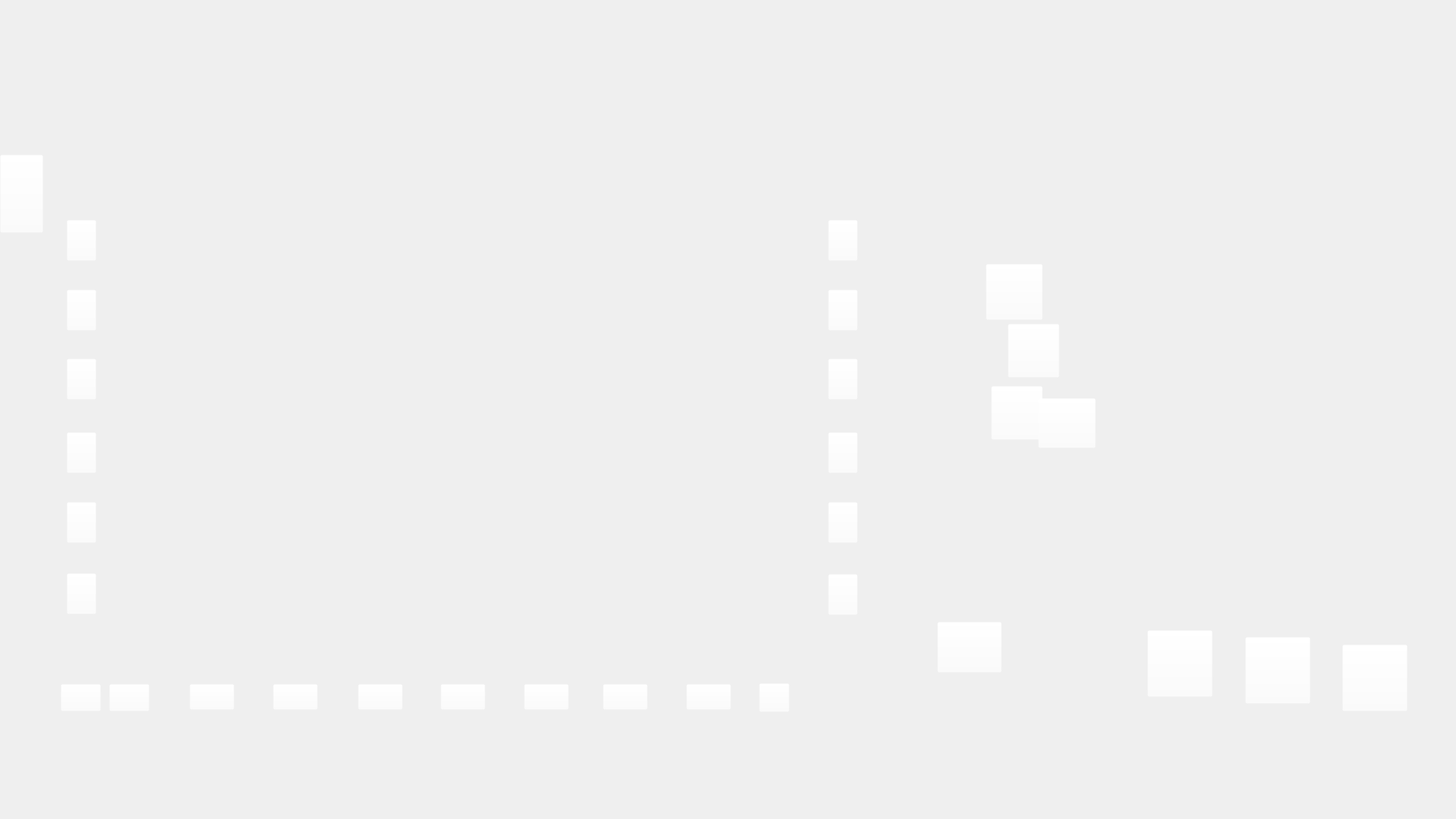
<?xml version="1.0" encoding="UTF-8"?>
<ui version="4.0">
 <class>ApPanelsClass</class>
 <widget class="QWidget" name="ApPanelsClass">
  <property name="geometry">
   <rect>
    <x>0</x>
    <y>0</y>
    <width>1920</width>
    <height>1080</height>
   </rect>
  </property>
  <property name="windowTitle">
   <string>ApPanels</string>
  </property>
  <widget class="QLabel" name="AP_background">
   <property name="geometry">
    <rect>
     <x>0</x>
     <y>0</y>
     <width>1920</width>
     <height>1080</height>
    </rect>
   </property>
   <property name="text">
    <string/>
   </property>
   <property name="pixmap">
    <pixmap>:/prefijoNuevo/Multimedia/GUI/ApPanels.png</pixmap>
   </property>
  </widget>
  <widget class="QPushButton" name="GDSU_btn_left_1">
   <property name="enabled">
    <bool>true</bool>
   </property>
   <property name="geometry">
    <rect>
     <x>88</x>
     <y>290</y>
     <width>39</width>
     <height>54</height>
    </rect>
   </property>
   <property name="styleSheet">
    <string notr="true">background-color: rgba(255, 255, 255, 0)</string>
   </property>
   <property name="text">
    <string/>
   </property>
   <property name="icon">
    <iconset>
     <normaloff>:/ApPanels/Multimedia/GUI/AP_GDSU_button_vertical_pressed.png</normaloff>:/ApPanels/Multimedia/GUI/AP_GDSU_button_vertical_pressed.png</iconset>
   </property>
   <property name="iconSize">
    <size>
     <width>39</width>
     <height>54</height>
    </size>
   </property>
   <property name="pixmap" stdset="0">
    <pixmap>:/ApPanels/Multimedia/GUI/GDSU_button_vertical_pressed.png</pixmap>
   </property>
  </widget>
  <widget class="QPushButton" name="GDSU_btn_left_2">
   <property name="enabled">
    <bool>true</bool>
   </property>
   <property name="geometry">
    <rect>
     <x>88</x>
     <y>382</y>
     <width>39</width>
     <height>54</height>
    </rect>
   </property>
   <property name="styleSheet">
    <string notr="true">background-color: rgba(255, 255, 255, 0)</string>
   </property>
   <property name="text">
    <string/>
   </property>
   <property name="icon">
    <iconset>
     <normaloff>:/ApPanels/Multimedia/GUI/AP_GDSU_button_vertical_pressed.png</normaloff>:/ApPanels/Multimedia/GUI/AP_GDSU_button_vertical_pressed.png</iconset>
   </property>
   <property name="iconSize">
    <size>
     <width>39</width>
     <height>54</height>
    </size>
   </property>
   <property name="pixmap" stdset="0">
    <pixmap>:/ApPanels/Multimedia/GUI/GDSU_button_vertical_pressed.png</pixmap>
   </property>
  </widget>
  <widget class="QPushButton" name="GDSU_btn_left_3">
   <property name="enabled">
    <bool>true</bool>
   </property>
   <property name="geometry">
    <rect>
     <x>88</x>
     <y>473</y>
     <width>39</width>
     <height>54</height>
    </rect>
   </property>
   <property name="styleSheet">
    <string notr="true">background-color: rgba(255, 255, 255, 0)</string>
   </property>
   <property name="text">
    <string/>
   </property>
   <property name="icon">
    <iconset>
     <normaloff>:/ApPanels/Multimedia/GUI/AP_GDSU_button_vertical_pressed.png</normaloff>:/ApPanels/Multimedia/GUI/AP_GDSU_button_vertical_pressed.png</iconset>
   </property>
   <property name="iconSize">
    <size>
     <width>39</width>
     <height>54</height>
    </size>
   </property>
   <property name="pixmap" stdset="0">
    <pixmap>:/ApPanels/Multimedia/GUI/GDSU_button_vertical_pressed.png</pixmap>
   </property>
  </widget>
  <widget class="QPushButton" name="GDSU_btn_left_5">
   <property name="enabled">
    <bool>true</bool>
   </property>
   <property name="geometry">
    <rect>
     <x>88</x>
     <y>662</y>
     <width>39</width>
     <height>54</height>
    </rect>
   </property>
   <property name="styleSheet">
    <string notr="true">background-color: rgba(255, 255, 255, 0)</string>
   </property>
   <property name="text">
    <string/>
   </property>
   <property name="icon">
    <iconset>
     <normaloff>:/ApPanels/Multimedia/GUI/AP_GDSU_button_vertical_pressed.png</normaloff>:/ApPanels/Multimedia/GUI/AP_GDSU_button_vertical_pressed.png</iconset>
   </property>
   <property name="iconSize">
    <size>
     <width>39</width>
     <height>54</height>
    </size>
   </property>
   <property name="pixmap" stdset="0">
    <pixmap>:/ApPanels/Multimedia/GUI/GDSU_button_vertical_pressed.png</pixmap>
   </property>
  </widget>
  <widget class="QPushButton" name="GDSU_btn_left_6">
   <property name="enabled">
    <bool>true</bool>
   </property>
   <property name="geometry">
    <rect>
     <x>88</x>
     <y>756</y>
     <width>39</width>
     <height>54</height>
    </rect>
   </property>
   <property name="styleSheet">
    <string notr="true">background-color: rgba(255, 255, 255, 0)</string>
   </property>
   <property name="text">
    <string/>
   </property>
   <property name="icon">
    <iconset>
     <normaloff>:/ApPanels/Multimedia/GUI/AP_GDSU_button_vertical_pressed.png</normaloff>:/ApPanels/Multimedia/GUI/AP_GDSU_button_vertical_pressed.png</iconset>
   </property>
   <property name="iconSize">
    <size>
     <width>39</width>
     <height>54</height>
    </size>
   </property>
   <property name="pixmap" stdset="0">
    <pixmap>:/ApPanels/Multimedia/GUI/GDSU_button_vertical_pressed.png</pixmap>
   </property>
  </widget>
  <widget class="QPushButton" name="GDSU_btn_left_4">
   <property name="enabled">
    <bool>true</bool>
   </property>
   <property name="geometry">
    <rect>
     <x>88</x>
     <y>570</y>
     <width>39</width>
     <height>54</height>
    </rect>
   </property>
   <property name="styleSheet">
    <string notr="true">background-color: rgba(255, 255, 255, 0)</string>
   </property>
   <property name="text">
    <string/>
   </property>
   <property name="icon">
    <iconset>
     <normaloff>:/ApPanels/Multimedia/GUI/AP_GDSU_button_vertical_pressed.png</normaloff>:/ApPanels/Multimedia/GUI/AP_GDSU_button_vertical_pressed.png</iconset>
   </property>
   <property name="iconSize">
    <size>
     <width>39</width>
     <height>54</height>
    </size>
   </property>
   <property name="pixmap" stdset="0">
    <pixmap>:/ApPanels/Multimedia/GUI/GDSU_button_vertical_pressed.png</pixmap>
   </property>
  </widget>
  <widget class="QPushButton" name="GDSU_btn_right_2">
   <property name="enabled">
    <bool>true</bool>
   </property>
   <property name="geometry">
    <rect>
     <x>1092</x>
     <y>382</y>
     <width>39</width>
     <height>54</height>
    </rect>
   </property>
   <property name="styleSheet">
    <string notr="true">background-color: rgba(255, 255, 255, 0)</string>
   </property>
   <property name="text">
    <string/>
   </property>
   <property name="icon">
    <iconset>
     <normaloff>:/ApPanels/Multimedia/GUI/AP_GDSU_button_vertical_pressed.png</normaloff>:/ApPanels/Multimedia/GUI/AP_GDSU_button_vertical_pressed.png</iconset>
   </property>
   <property name="iconSize">
    <size>
     <width>39</width>
     <height>54</height>
    </size>
   </property>
   <property name="pixmap" stdset="0">
    <pixmap>:/ApPanels/Multimedia/GUI/GDSU_button_vertical_pressed.png</pixmap>
   </property>
  </widget>
  <widget class="QPushButton" name="GDSU_btn_right_3">
   <property name="enabled">
    <bool>true</bool>
   </property>
   <property name="geometry">
    <rect>
     <x>1092</x>
     <y>473</y>
     <width>39</width>
     <height>54</height>
    </rect>
   </property>
   <property name="styleSheet">
    <string notr="true">background-color: rgba(255, 255, 255, 0)</string>
   </property>
   <property name="text">
    <string/>
   </property>
   <property name="icon">
    <iconset>
     <normaloff>:/ApPanels/Multimedia/GUI/AP_GDSU_button_vertical_pressed.png</normaloff>:/ApPanels/Multimedia/GUI/AP_GDSU_button_vertical_pressed.png</iconset>
   </property>
   <property name="iconSize">
    <size>
     <width>39</width>
     <height>54</height>
    </size>
   </property>
   <property name="pixmap" stdset="0">
    <pixmap>:/ApPanels/Multimedia/GUI/GDSU_button_vertical_pressed.png</pixmap>
   </property>
  </widget>
  <widget class="QPushButton" name="GDSU_btn_right_5">
   <property name="enabled">
    <bool>true</bool>
   </property>
   <property name="geometry">
    <rect>
     <x>1092</x>
     <y>662</y>
     <width>39</width>
     <height>54</height>
    </rect>
   </property>
   <property name="styleSheet">
    <string notr="true">background-color: rgba(255, 255, 255, 0)</string>
   </property>
   <property name="text">
    <string/>
   </property>
   <property name="icon">
    <iconset>
     <normaloff>:/ApPanels/Multimedia/GUI/AP_GDSU_button_vertical_pressed.png</normaloff>:/ApPanels/Multimedia/GUI/AP_GDSU_button_vertical_pressed.png</iconset>
   </property>
   <property name="iconSize">
    <size>
     <width>39</width>
     <height>54</height>
    </size>
   </property>
   <property name="pixmap" stdset="0">
    <pixmap>:/ApPanels/Multimedia/GUI/GDSU_button_vertical_pressed.png</pixmap>
   </property>
  </widget>
  <widget class="QPushButton" name="GDSU_btn_right_6">
   <property name="enabled">
    <bool>true</bool>
   </property>
   <property name="geometry">
    <rect>
     <x>1092</x>
     <y>757</y>
     <width>39</width>
     <height>54</height>
    </rect>
   </property>
   <property name="styleSheet">
    <string notr="true">background-color: rgba(255, 255, 255, 0)</string>
   </property>
   <property name="text">
    <string/>
   </property>
   <property name="icon">
    <iconset>
     <normaloff>:/ApPanels/Multimedia/GUI/AP_GDSU_button_vertical_pressed.png</normaloff>:/ApPanels/Multimedia/GUI/AP_GDSU_button_vertical_pressed.png</iconset>
   </property>
   <property name="iconSize">
    <size>
     <width>39</width>
     <height>54</height>
    </size>
   </property>
   <property name="pixmap" stdset="0">
    <pixmap>:/ApPanels/Multimedia/GUI/GDSU_button_vertical_pressed.png</pixmap>
   </property>
  </widget>
  <widget class="QPushButton" name="GDSU_btn_right_1">
   <property name="enabled">
    <bool>true</bool>
   </property>
   <property name="geometry">
    <rect>
     <x>1092</x>
     <y>290</y>
     <width>39</width>
     <height>54</height>
    </rect>
   </property>
   <property name="styleSheet">
    <string notr="true">background-color: rgba(255, 255, 255, 0)</string>
   </property>
   <property name="text">
    <string/>
   </property>
   <property name="icon">
    <iconset>
     <normaloff>:/ApPanels/Multimedia/GUI/AP_GDSU_button_vertical_pressed.png</normaloff>:/ApPanels/Multimedia/GUI/AP_GDSU_button_vertical_pressed.png</iconset>
   </property>
   <property name="iconSize">
    <size>
     <width>39</width>
     <height>54</height>
    </size>
   </property>
   <property name="pixmap" stdset="0">
    <pixmap>:/ApPanels/Multimedia/GUI/GDSU_button_vertical_pressed.png</pixmap>
   </property>
  </widget>
  <widget class="QPushButton" name="GDSU_btn_right_4">
   <property name="enabled">
    <bool>true</bool>
   </property>
   <property name="geometry">
    <rect>
     <x>1092</x>
     <y>570</y>
     <width>39</width>
     <height>54</height>
    </rect>
   </property>
   <property name="styleSheet">
    <string notr="true">background-color: rgba(255, 255, 255, 0)</string>
   </property>
   <property name="text">
    <string/>
   </property>
   <property name="icon">
    <iconset>
     <normaloff>:/ApPanels/Multimedia/GUI/AP_GDSU_button_vertical_pressed.png</normaloff>:/ApPanels/Multimedia/GUI/AP_GDSU_button_vertical_pressed.png</iconset>
   </property>
   <property name="iconSize">
    <size>
     <width>39</width>
     <height>54</height>
    </size>
   </property>
   <property name="pixmap" stdset="0">
    <pixmap>:/ApPanels/Multimedia/GUI/GDSU_button_vertical_pressed.png</pixmap>
   </property>
  </widget>
  <widget class="QPushButton" name="GDSU_btn_bottom_1">
   <property name="enabled">
    <bool>true</bool>
   </property>
   <property name="geometry">
    <rect>
     <x>250</x>
     <y>902</y>
     <width>59</width>
     <height>34</height>
    </rect>
   </property>
   <property name="styleSheet">
    <string notr="true">background-color: rgba(255, 255, 255, 0)</string>
   </property>
   <property name="text">
    <string/>
   </property>
   <property name="icon">
    <iconset>
     <normaloff>:/ApPanels/Multimedia/GUI/AP_GDSU_button_horizontal_pressed.png</normaloff>:/ApPanels/Multimedia/GUI/AP_GDSU_button_horizontal_pressed.png</iconset>
   </property>
   <property name="iconSize">
    <size>
     <width>59</width>
     <height>34</height>
    </size>
   </property>
   <property name="pixmap" stdset="0">
    <pixmap>:/ApPanels/Multimedia/GUI/GDSU_button_horizontal_pressed.png</pixmap>
   </property>
  </widget>
  <widget class="QPushButton" name="GDSU_btn_bottom_2">
   <property name="enabled">
    <bool>true</bool>
   </property>
   <property name="geometry">
    <rect>
     <x>360</x>
     <y>902</y>
     <width>59</width>
     <height>34</height>
    </rect>
   </property>
   <property name="styleSheet">
    <string notr="true">background-color: rgba(255, 255, 255, 0)</string>
   </property>
   <property name="text">
    <string/>
   </property>
   <property name="icon">
    <iconset>
     <normaloff>:/ApPanels/Multimedia/GUI/AP_GDSU_button_horizontal_pressed.png</normaloff>:/ApPanels/Multimedia/GUI/AP_GDSU_button_horizontal_pressed.png</iconset>
   </property>
   <property name="iconSize">
    <size>
     <width>59</width>
     <height>34</height>
    </size>
   </property>
   <property name="pixmap" stdset="0">
    <pixmap>:/ApPanels/Multimedia/GUI/GDSU_button_horizontal_pressed.png</pixmap>
   </property>
  </widget>
  <widget class="QPushButton" name="GDSU_btn_bottom_3">
   <property name="enabled">
    <bool>true</bool>
   </property>
   <property name="geometry">
    <rect>
     <x>472</x>
     <y>902</y>
     <width>59</width>
     <height>34</height>
    </rect>
   </property>
   <property name="styleSheet">
    <string notr="true">background-color: rgba(255, 255, 255, 0)</string>
   </property>
   <property name="text">
    <string/>
   </property>
   <property name="icon">
    <iconset>
     <normaloff>:/ApPanels/Multimedia/GUI/AP_GDSU_button_horizontal_pressed.png</normaloff>:/ApPanels/Multimedia/GUI/AP_GDSU_button_horizontal_pressed.png</iconset>
   </property>
   <property name="iconSize">
    <size>
     <width>59</width>
     <height>34</height>
    </size>
   </property>
   <property name="pixmap" stdset="0">
    <pixmap>:/ApPanels/Multimedia/GUI/GDSU_button_horizontal_pressed.png</pixmap>
   </property>
  </widget>
  <widget class="QPushButton" name="GDSU_btn_bottom_4">
   <property name="enabled">
    <bool>true</bool>
   </property>
   <property name="geometry">
    <rect>
     <x>581</x>
     <y>902</y>
     <width>59</width>
     <height>34</height>
    </rect>
   </property>
   <property name="styleSheet">
    <string notr="true">background-color: rgba(255, 255, 255, 0)</string>
   </property>
   <property name="text">
    <string/>
   </property>
   <property name="icon">
    <iconset>
     <normaloff>:/ApPanels/Multimedia/GUI/AP_GDSU_button_horizontal_pressed.png</normaloff>:/ApPanels/Multimedia/GUI/AP_GDSU_button_horizontal_pressed.png</iconset>
   </property>
   <property name="iconSize">
    <size>
     <width>59</width>
     <height>34</height>
    </size>
   </property>
   <property name="pixmap" stdset="0">
    <pixmap>:/ApPanels/Multimedia/GUI/GDSU_button_horizontal_pressed.png</pixmap>
   </property>
  </widget>
  <widget class="QPushButton" name="GDSU_btn_bottom_5">
   <property name="enabled">
    <bool>true</bool>
   </property>
   <property name="geometry">
    <rect>
     <x>691</x>
     <y>902</y>
     <width>59</width>
     <height>34</height>
    </rect>
   </property>
   <property name="styleSheet">
    <string notr="true">background-color: rgba(255, 255, 255, 0)</string>
   </property>
   <property name="text">
    <string/>
   </property>
   <property name="icon">
    <iconset>
     <normaloff>:/ApPanels/Multimedia/GUI/AP_GDSU_button_horizontal_pressed.png</normaloff>:/ApPanels/Multimedia/GUI/AP_GDSU_button_horizontal_pressed.png</iconset>
   </property>
   <property name="iconSize">
    <size>
     <width>59</width>
     <height>34</height>
    </size>
   </property>
   <property name="pixmap" stdset="0">
    <pixmap>:/ApPanels/Multimedia/GUI/GDSU_button_horizontal_pressed.png</pixmap>
   </property>
  </widget>
  <widget class="QPushButton" name="GDSU_btn_bottom_6">
   <property name="enabled">
    <bool>true</bool>
   </property>
   <property name="geometry">
    <rect>
     <x>795</x>
     <y>902</y>
     <width>59</width>
     <height>34</height>
    </rect>
   </property>
   <property name="styleSheet">
    <string notr="true">background-color: rgba(255, 255, 255, 0)</string>
   </property>
   <property name="text">
    <string/>
   </property>
   <property name="icon">
    <iconset>
     <normaloff>:/ApPanels/Multimedia/GUI/AP_GDSU_button_horizontal_pressed.png</normaloff>:/ApPanels/Multimedia/GUI/AP_GDSU_button_horizontal_pressed.png</iconset>
   </property>
   <property name="iconSize">
    <size>
     <width>59</width>
     <height>34</height>
    </size>
   </property>
   <property name="pixmap" stdset="0">
    <pixmap>:/ApPanels/Multimedia/GUI/GDSU_button_horizontal_pressed.png</pixmap>
   </property>
  </widget>
  <widget class="QPushButton" name="GDSU_btn_bottom_7">
   <property name="enabled">
    <bool>true</bool>
   </property>
   <property name="geometry">
    <rect>
     <x>905</x>
     <y>902</y>
     <width>59</width>
     <height>34</height>
    </rect>
   </property>
   <property name="styleSheet">
    <string notr="true">background-color: rgba(255, 255, 255, 0)</string>
   </property>
   <property name="text">
    <string/>
   </property>
   <property name="icon">
    <iconset>
     <normaloff>:/ApPanels/Multimedia/GUI/AP_GDSU_button_horizontal_pressed.png</normaloff>:/ApPanels/Multimedia/GUI/AP_GDSU_button_horizontal_pressed.png</iconset>
   </property>
   <property name="iconSize">
    <size>
     <width>59</width>
     <height>34</height>
    </size>
   </property>
   <property name="pixmap" stdset="0">
    <pixmap>:/ApPanels/Multimedia/GUI/GDSU_button_horizontal_pressed.png</pixmap>
   </property>
  </widget>
  <widget class="QPushButton" name="GDSU_btn_minus">
   <property name="enabled">
    <bool>true</bool>
   </property>
   <property name="geometry">
    <rect>
     <x>80</x>
     <y>902</y>
     <width>53</width>
     <height>36</height>
    </rect>
   </property>
   <property name="styleSheet">
    <string notr="true">background-color: rgba(255, 255, 255, 0)</string>
   </property>
   <property name="text">
    <string/>
   </property>
   <property name="icon">
    <iconset>
     <normaloff>:/ApPanels/Multimedia/GUI/AP_GDSU_button_minus_pressed.png</normaloff>:/ApPanels/Multimedia/GUI/AP_GDSU_button_minus_pressed.png</iconset>
   </property>
   <property name="iconSize">
    <size>
     <width>53</width>
     <height>36</height>
    </size>
   </property>
   <property name="pixmap" stdset="0">
    <pixmap>:/ApPanels/Multimedia/GUI/GDSU_button_minus_pressed.png</pixmap>
   </property>
  </widget>
  <widget class="QPushButton" name="GDSU_btn_plus">
   <property name="enabled">
    <bool>true</bool>
   </property>
   <property name="geometry">
    <rect>
     <x>144</x>
     <y>902</y>
     <width>53</width>
     <height>36</height>
    </rect>
   </property>
   <property name="styleSheet">
    <string notr="true">background-color: rgba(255, 255, 255, 0)</string>
   </property>
   <property name="text">
    <string/>
   </property>
   <property name="icon">
    <iconset>
     <normaloff>:/ApPanels/Multimedia/GUI/AP_GDSU_button_plus_pressed.png</normaloff>:/ApPanels/Multimedia/GUI/AP_GDSU_button_plus_pressed.png</iconset>
   </property>
   <property name="iconSize">
    <size>
     <width>53</width>
     <height>36</height>
    </size>
   </property>
   <property name="pixmap" stdset="0">
    <pixmap>:/ApPanels/Multimedia/GUI/GDSU_button_plus_pressed.png</pixmap>
   </property>
  </widget>
  <widget class="QPushButton" name="GDSU_btn_circle">
   <property name="enabled">
    <bool>true</bool>
   </property>
   <property name="geometry">
    <rect>
     <x>1001</x>
     <y>901</y>
     <width>40</width>
     <height>38</height>
    </rect>
   </property>
   <property name="styleSheet">
    <string notr="true">background-color: rgba(255, 255, 255, 0)</string>
   </property>
   <property name="text">
    <string/>
   </property>
   <property name="icon">
    <iconset>
     <normaloff>:/ApPanels/Multimedia/GUI/AP_GDSU_button_circle_pressed.png</normaloff>:/ApPanels/Multimedia/GUI/AP_GDSU_button_circle_pressed.png</iconset>
   </property>
   <property name="iconSize">
    <size>
     <width>40</width>
     <height>38</height>
    </size>
   </property>
   <property name="pixmap" stdset="0">
    <pixmap>:/ApPanels/Multimedia/GUI/GDSU_button_circle_pressed.png</pixmap>
   </property>
  </widget>
  <widget class="QPushButton" name="Panel_1_switch_1">
   <property name="enabled">
    <bool>true</bool>
   </property>
   <property name="geometry">
    <rect>
     <x>1300</x>
     <y>348</y>
     <width>75</width>
     <height>74</height>
    </rect>
   </property>
   <property name="styleSheet">
    <string notr="true">background-color: rgba(255, 255, 255, 0)</string>
   </property>
   <property name="text">
    <string/>
   </property>
   <property name="iconSize">
    <size>
     <width>75</width>
     <height>74</height>
    </size>
   </property>
   <property name="pixmap" stdset="0">
    <pixmap>:/ApPanels/Multimedia/GUI/AP_panel1_switch1_1.png</pixmap>
   </property>
  </widget>
  <widget class="QPushButton" name="Panel_1_switch_2">
   <property name="enabled">
    <bool>true</bool>
   </property>
   <property name="geometry">
    <rect>
     <x>1329</x>
     <y>427</y>
     <width>68</width>
     <height>71</height>
    </rect>
   </property>
   <property name="styleSheet">
    <string notr="true">background-color: rgba(255, 255, 255, 0)</string>
   </property>
   <property name="text">
    <string/>
   </property>
   <property name="iconSize">
    <size>
     <width>68</width>
     <height>71</height>
    </size>
   </property>
   <property name="pixmap" stdset="0">
    <pixmap>:/ApPanels/Multimedia/GUI/AP_panel1_switch2_1.png</pixmap>
   </property>
  </widget>
  <widget class="QPushButton" name="Panel_1_switch_3">
   <property name="enabled">
    <bool>true</bool>
   </property>
   <property name="geometry">
    <rect>
     <x>1307</x>
     <y>509</y>
     <width>68</width>
     <height>71</height>
    </rect>
   </property>
   <property name="styleSheet">
    <string notr="true">background-color: rgba(255, 255, 255, 0)</string>
   </property>
   <property name="text">
    <string/>
   </property>
   <property name="iconSize">
    <size>
     <width>68</width>
     <height>71</height>
    </size>
   </property>
   <property name="pixmap" stdset="0">
    <pixmap>:/ApPanels/Multimedia/GUI/AP_panel1_switch3_1.png</pixmap>
   </property>
  </widget>
  <widget class="QPushButton" name="Panel_1_button_1">
   <property name="enabled">
    <bool>true</bool>
   </property>
   <property name="geometry">
    <rect>
     <x>1369</x>
     <y>525</y>
     <width>76</width>
     <height>66</height>
    </rect>
   </property>
   <property name="styleSheet">
    <string notr="true">background-color: rgba(255, 255, 255, 0)</string>
   </property>
   <property name="text">
    <string/>
   </property>
   <property name="iconSize">
    <size>
     <width>76</width>
     <height>66</height>
    </size>
   </property>
   <property name="pixmap" stdset="0">
    <pixmap>:/ApPanels/Multimedia/GUI/AP_panel1_red.png</pixmap>
   </property>
  </widget>
  <widget class="QPushButton" name="Panel_2_switch_1">
   <property name="enabled">
    <bool>true</bool>
   </property>
   <property name="geometry">
    <rect>
     <x>1236</x>
     <y>820</y>
     <width>85</width>
     <height>67</height>
    </rect>
   </property>
   <property name="styleSheet">
    <string notr="true">background-color: rgba(255, 255, 255, 0)</string>
   </property>
   <property name="text">
    <string/>
   </property>
   <property name="iconSize">
    <size>
     <width>85</width>
     <height>67</height>
    </size>
   </property>
   <property name="pixmap" stdset="0">
    <pixmap>:/ApPanels/Multimedia/GUI/AP_panel2_switch1_1.png</pixmap>
   </property>
  </widget>
  <widget class="QPushButton" name="Panel_2_switch_2">
   <property name="enabled">
    <bool>true</bool>
   </property>
   <property name="geometry">
    <rect>
     <x>1513</x>
     <y>831</y>
     <width>86</width>
     <height>88</height>
    </rect>
   </property>
   <property name="styleSheet">
    <string notr="true">background-color: rgba(255, 255, 255, 0)</string>
   </property>
   <property name="text">
    <string/>
   </property>
   <property name="iconSize">
    <size>
     <width>86</width>
     <height>88</height>
    </size>
   </property>
   <property name="pixmap" stdset="0">
    <pixmap>:/ApPanels/Multimedia/GUI/AP_panel2_switch2_1.png</pixmap>
   </property>
  </widget>
  <widget class="QPushButton" name="Panel_2_switch_3">
   <property name="enabled">
    <bool>true</bool>
   </property>
   <property name="geometry">
    <rect>
     <x>1642</x>
     <y>840</y>
     <width>86</width>
     <height>88</height>
    </rect>
   </property>
   <property name="styleSheet">
    <string notr="true">background-color: rgba(255, 255, 255, 0)</string>
   </property>
   <property name="text">
    <string/>
   </property>
   <property name="iconSize">
    <size>
     <width>86</width>
     <height>88</height>
    </size>
   </property>
   <property name="pixmap" stdset="0">
    <pixmap>:/ApPanels/Multimedia/GUI/AP_panel2_switch3_1.png</pixmap>
   </property>
  </widget>
  <widget class="QPushButton" name="Panel_2_switch_4">
   <property name="enabled">
    <bool>true</bool>
   </property>
   <property name="geometry">
    <rect>
     <x>1770</x>
     <y>850</y>
     <width>86</width>
     <height>88</height>
    </rect>
   </property>
   <property name="styleSheet">
    <string notr="true">background-color: rgba(255, 255, 255, 0)</string>
   </property>
   <property name="text">
    <string/>
   </property>
   <property name="iconSize">
    <size>
     <width>86</width>
     <height>88</height>
    </size>
   </property>
   <property name="pixmap" stdset="0">
    <pixmap>:/ApPanels/Multimedia/GUI/AP_panel2_switch4_1.png</pixmap>
   </property>
  </widget>
  <widget class="QLabel" name="Panel_2_led_1">
   <property name="enabled">
    <bool>true</bool>
   </property>
   <property name="geometry">
    <rect>
     <x>1254</x>
     <y>658</y>
     <width>64</width>
     <height>62</height>
    </rect>
   </property>
   <property name="text">
    <string/>
   </property>
   <property name="pixmap">
    <pixmap>:/ApPanels/Multimedia/GUI/AP_panel2_led1.png</pixmap>
   </property>
  </widget>
  <widget class="QLabel" name="Panel_2_led_2">
   <property name="enabled">
    <bool>true</bool>
   </property>
   <property name="geometry">
    <rect>
     <x>1211</x>
     <y>734</y>
     <width>64</width>
     <height>62</height>
    </rect>
   </property>
   <property name="text">
    <string/>
   </property>
   <property name="pixmap">
    <pixmap>:/ApPanels/Multimedia/GUI/AP_panel2_led2.png</pixmap>
   </property>
  </widget>
  <widget class="QLabel" name="Panel_2_led_3">
   <property name="enabled">
    <bool>true</bool>
   </property>
   <property name="geometry">
    <rect>
     <x>1294</x>
     <y>738</y>
     <width>64</width>
     <height>62</height>
    </rect>
   </property>
   <property name="text">
    <string/>
   </property>
   <property name="pixmap">
    <pixmap>:/ApPanels/Multimedia/GUI/AP_panel2_led3.png</pixmap>
   </property>
  </widget>
  <widget class="QLabel" name="Panel_2_led_4">
   <property name="enabled">
    <bool>true</bool>
   </property>
   <property name="geometry">
    <rect>
     <x>1398</x>
     <y>663</y>
     <width>64</width>
     <height>62</height>
    </rect>
   </property>
   <property name="text">
    <string/>
   </property>
   <property name="pixmap">
    <pixmap>:/ApPanels/Multimedia/GUI/AP_panel2_led4.png</pixmap>
   </property>
  </widget>
  <widget class="QLabel" name="Panel_2_led_5">
   <property name="enabled">
    <bool>true</bool>
   </property>
   <property name="geometry">
    <rect>
     <x>1398</x>
     <y>743</y>
     <width>64</width>
     <height>62</height>
    </rect>
   </property>
   <property name="text">
    <string/>
   </property>
   <property name="pixmap">
    <pixmap>:/ApPanels/Multimedia/GUI/AP_panel2_led5.png</pixmap>
   </property>
  </widget>
  <widget class="QLabel" name="Panel_2_led_6">
   <property name="enabled">
    <bool>true</bool>
   </property>
   <property name="geometry">
    <rect>
     <x>1507</x>
     <y>667</y>
     <width>64</width>
     <height>62</height>
    </rect>
   </property>
   <property name="text">
    <string/>
   </property>
   <property name="pixmap">
    <pixmap>:/ApPanels/Multimedia/GUI/AP_panel2_led6.png</pixmap>
   </property>
  </widget>
  <widget class="QLabel" name="Panel_2_led_7">
   <property name="enabled">
    <bool>true</bool>
   </property>
   <property name="geometry">
    <rect>
     <x>1573</x>
     <y>669</y>
     <width>64</width>
     <height>62</height>
    </rect>
   </property>
   <property name="text">
    <string/>
   </property>
   <property name="pixmap">
    <pixmap>:/ApPanels/Multimedia/GUI/AP_panel2_led7.png</pixmap>
   </property>
  </widget>
  <widget class="QLabel" name="Panel_2_led_8">
   <property name="enabled">
    <bool>true</bool>
   </property>
   <property name="geometry">
    <rect>
     <x>1640</x>
     <y>671</y>
     <width>64</width>
     <height>62</height>
    </rect>
   </property>
   <property name="text">
    <string/>
   </property>
   <property name="pixmap">
    <pixmap>:/ApPanels/Multimedia/GUI/AP_panel2_led8.png</pixmap>
   </property>
  </widget>
  <widget class="QLabel" name="Panel_2_led_9">
   <property name="enabled">
    <bool>true</bool>
   </property>
   <property name="geometry">
    <rect>
     <x>1710</x>
     <y>674</y>
     <width>64</width>
     <height>62</height>
    </rect>
   </property>
   <property name="text">
    <string/>
   </property>
   <property name="pixmap">
    <pixmap>:/ApPanels/Multimedia/GUI/AP_panel2_led9.png</pixmap>
   </property>
  </widget>
  <widget class="QLabel" name="Panel_2_led_10">
   <property name="enabled">
    <bool>true</bool>
   </property>
   <property name="geometry">
    <rect>
     <x>1781</x>
     <y>676</y>
     <width>64</width>
     <height>62</height>
    </rect>
   </property>
   <property name="text">
    <string/>
   </property>
   <property name="pixmap">
    <pixmap>:/ApPanels/Multimedia/GUI/AP_panel2_led10.png</pixmap>
   </property>
  </widget>
  <widget class="QPushButton" name="GDSU_switch_1">
   <property name="enabled">
    <bool>true</bool>
   </property>
   <property name="geometry">
    <rect>
     <x>0</x>
     <y>204</y>
     <width>57</width>
     <height>103</height>
    </rect>
   </property>
   <property name="styleSheet">
    <string notr="true">background-color: rgba(255, 255, 255, 0)</string>
   </property>
   <property name="text">
    <string/>
   </property>
   <property name="icon">
    <iconset>
     <normaloff>:/ApPanels/Multimedia/GUI/AP_GDSU_switch1_1.png</normaloff>:/ApPanels/Multimedia/GUI/AP_GDSU_switch1_1.png</iconset>
   </property>
   <property name="iconSize">
    <size>
     <width>57</width>
     <height>103</height>
    </size>
   </property>
   <property name="pixmap" stdset="0">
    <pixmap>:/ApPanels/Multimedia/GUI/AP_panel2_switch1_1.png</pixmap>
   </property>
  </widget>
  <widget class="QLabel" name="Panel_1_led_1">
   <property name="enabled">
    <bool>true</bool>
   </property>
   <property name="geometry">
    <rect>
     <x>1386</x>
     <y>347</y>
     <width>55</width>
     <height>57</height>
    </rect>
   </property>
   <property name="text">
    <string/>
   </property>
   <property name="pixmap">
    <pixmap>:/prefijoNuevo/Multimedia/GUI/AP_panel1_led1.png</pixmap>
   </property>
  </widget>
  <widget class="QLabel" name="Panel_2_button_led">
   <property name="geometry">
    <rect>
     <x>1383</x>
     <y>826</y>
     <width>95</width>
     <height>91</height>
    </rect>
   </property>
   <property name="text">
    <string/>
   </property>
  </widget>
 </widget>
 <layoutdefault spacing="6" margin="11"/>
 <resources>
  <include location="../Resources/ApPanels.qrc"/>
 </resources>
 <connections/>
</ui>
